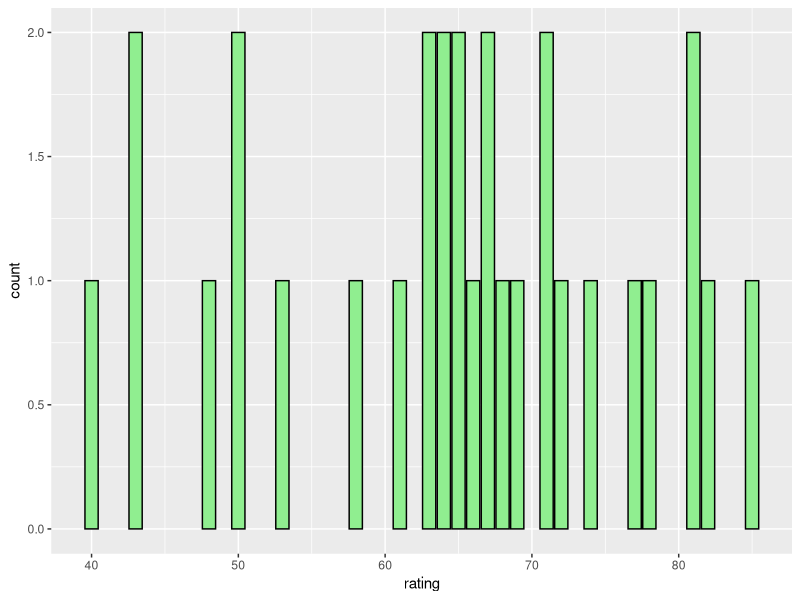
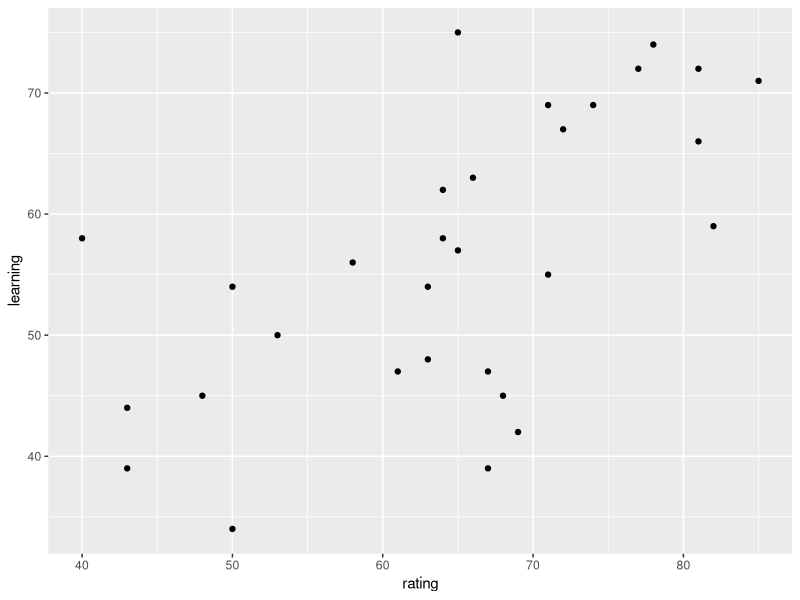
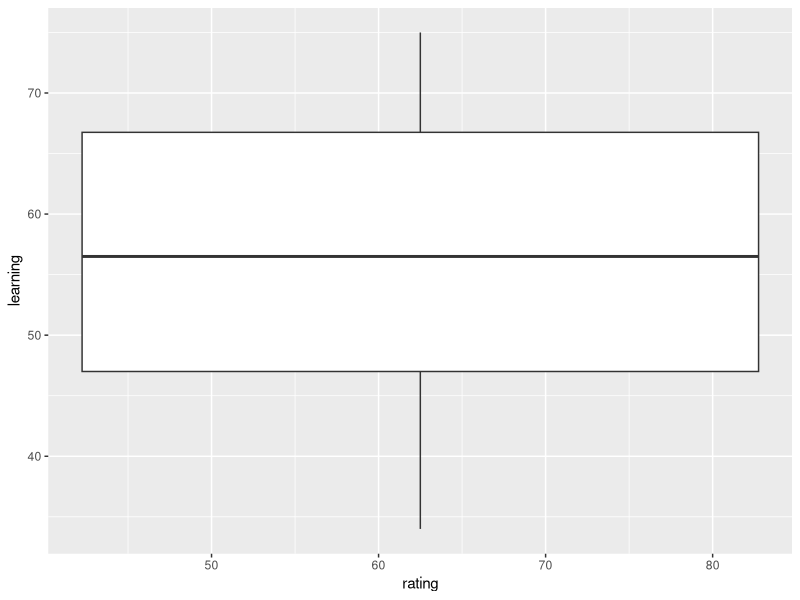

R code for these plots, in order:
# 第二周任務
library(ggplot2)
attitude

ggplot(data = attitude, aes(x = rating)) +
  geom_bar(fill = "lightgreen", colour = "black")

ggplot(data = attitude, aes(x = rating, y=learning)) +
  geom_point()

ggplot(attitude, aes(x=rating, y=learning)) +
  geom_boxplot()

